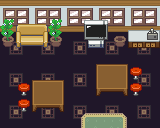

This is a level from a 2D game, rendered from its Tiled map with the project's own tilesets. A one-line summary and the map file follow, with tile-layer data summarised:
An orthogonal 10x8 tile map with 16x16 px tiles, 4 tile layers (Tile Layer 2, Tile Layer 3, Tile Layer 4, Above player), 2 tilesets and 11 objects (6x event, 5x collision).

<map version="1.8" tiledversion="1.8.0" orientation="orthogonal" renderorder="right-down" compressionlevel="0" width="10" height="8" tilewidth="16" tileheight="16" infinite="0" nextlayerid="8" nextobjectid="72">
 <properties>
  <property name="edges" value="clamped" />
  <property name="inside" type="bool" value="true" />
  <property name="scenario" value="spyder" />
  <property name="slug" value="flower_house1" />
  <property name="types" value="notype" />
 </properties>
 <tileset firstgid="1" source="../gfx/tilesets/core_indoor_walls.tsx" />
 <tileset firstgid="3865" source="../gfx/tilesets/core_set pieces.tsx" />
 <layer id="2" name="Tile Layer 2" width="10" height="8">
  <data>[80 cells, 80 non-empty, 6 distinct tile ids]</data>
 </layer>
 <layer id="3" name="Tile Layer 3" width="10" height="8">
  <data>[80 cells, 20 non-empty, 4 distinct tile ids]</data>
 </layer>
 <layer id="7" name="Tile Layer 4" width="10" height="8">
  <data>[80 cells, 32 non-empty, 23 distinct tile ids]</data>
 </layer>
 <layer id="4" name="Above player" width="10" height="8">
  <data>[80 cells, 0 non-empty, 0 distinct tile ids]</data>
 </layer>
 <objectgroup color="#ff0000" id="5" name="Collisions">
  <object id="61" type="collision" x="0" y="0" width="160" height="32" />
  <object id="62" type="collision" x="96" y="64" width="32" height="32" />
  <object id="63" type="collision" x="32" y="80" width="32" height="32" />
  <object id="64" type="collision" x="0" y="32" width="64" height="16" />
  <object id="65" type="collision" x="80" y="32" width="80" height="16" />
 </objectgroup>
 <objectgroup color="#ffff00" id="6" name="Events">
  <object id="59" name="Go outside" type="event" x="80" y="112" width="48" height="16">
   <properties>
    <property name="act1" value="transition_teleport spyder_flower_city.tmx,15,22,0.3" />
    <property name="cond1" value="is char_at player" />
    <property name="cond2" value="is char_facing player,down" />
   </properties>
  </object>
  <object id="60" name="TV" type="event" x="80" y="32" width="32" height="16">
   <properties>
    <property name="act1" value="translated_dialog spyder_flowerhouse1_tv" />
    <property name="cond1" value="is char_facing_tile player" />
    <property name="cond2" value="is button_pressed K_RETURN" />
   </properties>
  </object>
  <object id="68" name="Create Firefighter" type="event" x="16" y="80" width="16" height="16">
   <properties>
    <property name="act1" value="create_npc spyder_flowerhouse1_willie,1,5" />
    <property name="act2" value="char_face spyder_flowerhouse1_willie,right" />
    <property name="cond1" value="not char_exists spyder_flowerhouse1_willie" />
   </properties>
  </object>
  <object id="69" name="Talk Firefighter" type="event" x="16" y="64" width="16" height="16">
   <properties>
    <property name="act1" value="translated_dialog spyder_flowerhouse1_firefighter" />
    <property name="behav1" value="talk spyder_flowerhouse1_willie" />
   </properties>
  </object>
  <object id="70" name="Create Granny" type="event" x="128" y="80" width="16" height="16">
   <properties>
    <property name="act1" value="create_npc spyder_flowerhouse1_jonette,8,5" />
    <property name="act2" value="char_face spyder_flowerhouse1_jonette,left" />
    <property name="cond1" value="not char_exists spyder_flowerhouse1_jonette" />
   </properties>
  </object>
  <object id="71" name="Talk Granny" type="event" x="128" y="64" width="16" height="16">
   <properties>
    <property name="act1" value="translated_dialog spyder_flowerhouse1_granny" />
    <property name="behav1" value="talk spyder_flowerhouse1_jonette" />
   </properties>
  </object>
 </objectgroup>
</map>
